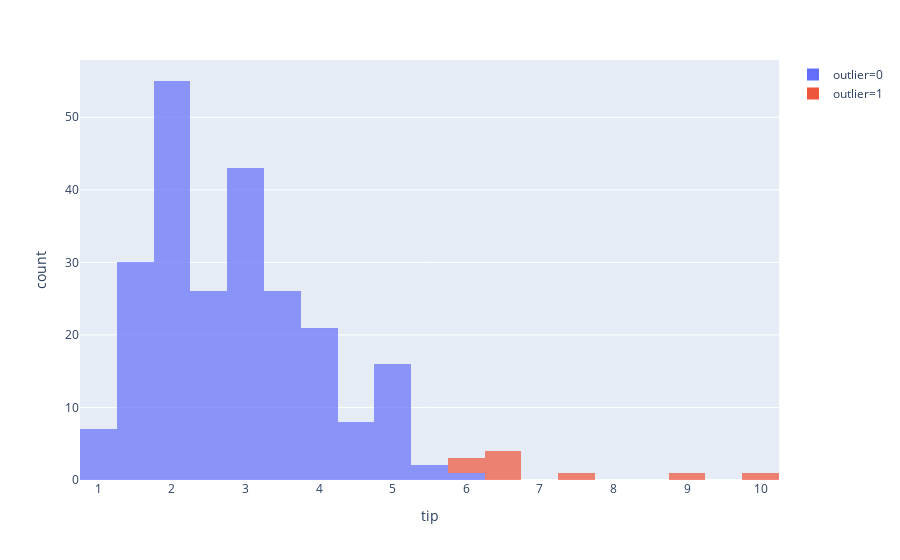

The notebook cell saved with this chart:
### Code cell
px.histogram(tips, 'tip', color='outlier', opacity=0.7)

### Figure 1 — Plotly figure (JSON) as saved in the notebook; plotly's stock layout.template omitted (floating-point values rounded to 4 significant figures; data arrays with more than 128 entries replaced by an {"elided": "..."} marker saying what was removed)
{"data": [{"alignmentgroup": "True", "bingroup": "x", "hoverlabel": {"namelength": 0}, "hovertemplate": "outlier=0<br>tip=%{x}<br>count=%{y}", "legendgroup": "outlier=0", "marker": {"color": "#636efa", "opacity": 0.7}, "name": "outlier=0", "offsetgroup": "outlier=0", "orientation": "v", "showlegend": true, "type": "histogram", "x": {"elided": "235 float values"}, "xaxis": "x", "yaxis": "y"}, {"alignmentgroup": "True", "bingroup": "x", "hoverlabel": {"namelength": 0}, "hovertemplate": "outlier=1<br>tip=%{x}<br>count=%{y}", "legendgroup": "outlier=1", "marker": {"color": "#EF553B", "opacity": 0.7}, "name": "outlier=1", "offsetgroup": "outlier=1", "orientation": "v", "showlegend": true, "type": "histogram", "x": [7.58, 6, 6.73, 6.7, 10, 6.5, 9, 6.5, 5.92], "xaxis": "x", "yaxis": "y"}], "layout": {"autosize": true, "barmode": "relative", "legend": {"tracegroupgap": 0}, "margin": {"t": 60}, "xaxis": {"anchor": "y", "autorange": true, "domain": [0, 1], "range": [0.75, 10.25], "title": {"text": "tip"}, "type": "linear"}, "yaxis": {"anchor": "x", "autorange": true, "domain": [0, 1], "range": [0, 57.89], "title": {"text": "count"}}}}
